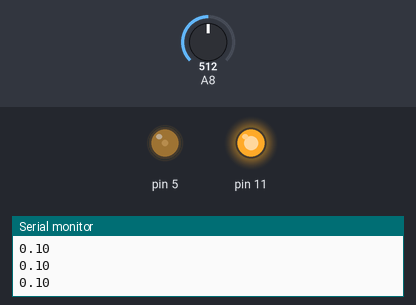
The sketch below on a simulated Arduino Mega 2560, built with avr-gcc and run on an emulated ATmega2560. Shown: output pins drawn as LEDs (lit = HIGH), the last lines printed to the serial monitor. Inputs (shaded band) come from the test bench; at power-on: A8 = 512.

Above: at 1.28 s.
1.3 s: A8 set to 716
4.3 s: A8 set to 122
7.3 s: A8 set to 900
At 9.9 s:
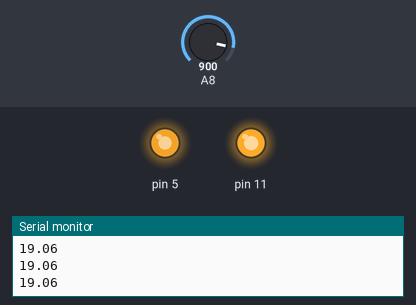
10.3 s: A8 set to 306
At 12.2 s:
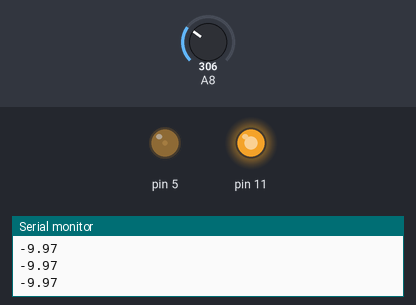
13.1 s: A8 set to 1023
At 14.4 s:
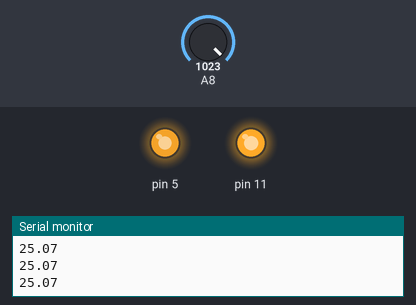
Timing chart, 0 to 16.1 s (numbered marks = the images above; inputs shaded):
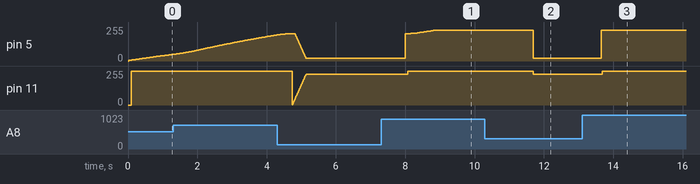

The sketch:

bidi-buck-with-resistor.ino
```cpp
// global variables

// duty cycles
float duty_hs = 0;
float duty_ls = 0;

// ki, kp for hs
float ki_hs = 0.001;
float kp_hs = 0;
float ki_term_hs = 0;
float kp_term_hs = 0;

// ki, kp for ls
float ki_ls = 0.001;
float kp_ls = 0;
float ki_term_ls = 0;
float kp_term_ls = 0;

// current reading and reference
float I_curr = 0;
float I_ref = 0;

void setup() {
  Serial.begin(9600);


  // initiate input and ouput pins
  // for current reading
  pinMode(A8, INPUT);
  // for duty_hs, timer 1
  pinMode(11, OUTPUT);
  // for duty_ls, timer 3
  pinMode(5, OUTPUT);

  // configure timers

  GTCCR = _BV(TSM) | _BV(PSRSYNC) | _BV(PSRASY); // halt all timers

  //timer 1
  // mode selection
  // mode = 10, non-inverting mode
  TCCR1A = _BV(WGM11) | _BV(COM1A1) | _BV(COM1B1) | _BV(COM1C1);
  TCCR1B = _BV(WGM13) | _BV(CS10) ;
  // top
  ICR1 = 400;
  // duty cycle
  OCR1A = 0.0 * 400;

  //timer 3
  // mode selection
  // mode = 10 phase correct PWM, inverting mode
  TCCR3A = _BV(WGM31) | _BV(COM3A0) | _BV(COM3B0) | _BV(COM3C0)| _BV(COM3A1) | _BV(COM3B1) | _BV(COM3C1);
  TCCR3B = _BV(WGM33) | _BV(CS30);
  // top
  ICR3 = 400;
  // duty cycle
  OCR3A = (0) * 400;

  GTCCR = 0; // release all timers
}

void takeinputs(){
  // analog read to global variable
  int count = 0;
  int count_max = 5;
  I_curr = 0;
  while(count<count_max){
    I_curr += ((float)(analogRead(A8)/1023.0*5.0 - 2.4925)*10/count_max);
    count++;
  }
}

void loop() {
  Serial.println(I_curr);

  takeinputs();
  // calculate duty for hs
  float e_hs = I_ref - I_curr;
  ki_term_hs += ki_hs * e_hs;
  kp_term_hs = kp_hs * e_hs;
  if(ki_term_hs > 2) {
    ki_term_hs = 2;
  }
  else if(ki_term_hs < -1) {
    ki_term_hs = -1;
  }
  duty_hs = ki_term_hs + kp_term_hs;

  if(duty_hs > 0.9) {
    duty_hs = 0.9;
  }

  // calculate duty for ls
  float e_ls = (1-duty_hs) - (duty_ls+0.02);
  ki_term_ls += ki_ls * e_ls;
  kp_term_ls = kp_ls * e_ls;
  if(ki_term_ls > 2) {
    ki_term_ls = 2;
  }
  else if(ki_term_ls < -1) {
    ki_term_ls = -1;
  }
  duty_ls = ki_term_ls + kp_term_ls;

  // limit duty cycles

  if(duty_ls > 0.9) {
    duty_ls = 0.9;
  }

  // ensure dead band
  if(duty_ls+0.02 > 1-duty_hs){
    duty_ls = 1-duty_hs - 0.02;
  }

  // ensure dead time while updating timers
  OCR1A = duty_hs * 400;
  OCR3A = (1-duty_ls)*400;

}
```

Measured:
- after the input at 7.3 s, pin 5: moves from 21/255 to 230/255 over 0.83 s, starting after 0.69 s; pin 11: 230/255 → 255/255 after 0.77 s
- after the input at 10.3 s, pin 5: 230/255 → 21/255 after 1.4 s; pin 11: 255/255 → 230/255 after 1.4 s
- after the input at 13.1 s, pin 5: 21/255 → 230/255 after 0.56 s; pin 11: 230/255 → 255/255 after 0.58 s
- by itself, pin 5: rises from 196/255 to 205/255 in 0.34 s, then falls to 21/255 in 0.47 s
